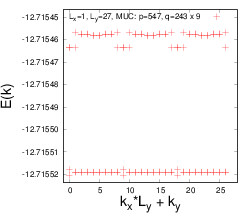

Here is the gnuplot script that generated this plot:
set xrange [-1:28]
set yrange [-12.7155235759771:-12.7154465478575]
set xlabel "k_x*L_y + k_y" font "Helvetica,28"
set ylabel "E(k)" font "Helvetica,28"
#set size 1.0, 0.6
set terminal postscript eps size 3.5,3 enhanced colour "Helvetica" 16
set output "fermions_hofstadter_X_243_Y_9_q_547_n_9_x_1_y_27_u_10_gx_0_gy_0_ext.eps"
plot "fermions_hofstadter_X_243_Y_9_q_547_n_9_x_1_y_27_u_10_gx_0_gy_0_ext.dat" using ($1*27+$2):3 title "L_x=1, L_y=27, MUC: p=547, q=243 x 9" with points lc rgbcolor "red" lt 6 pt 1 ps 2
